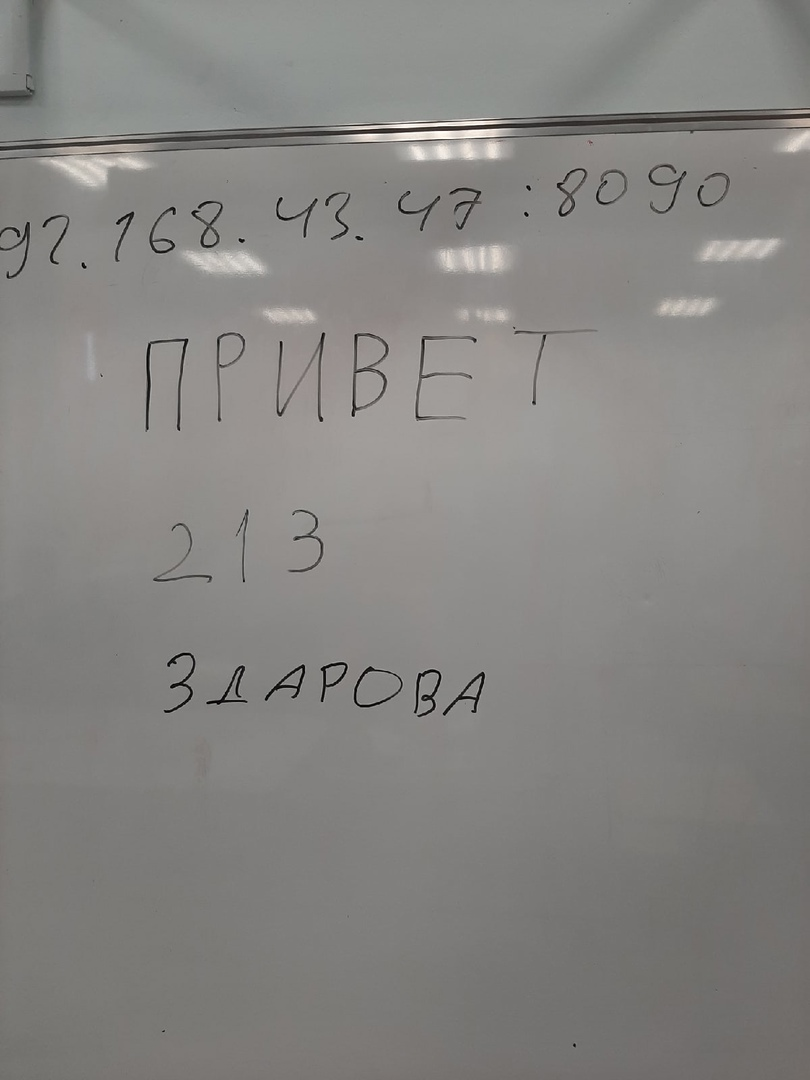
#> input picture ProjPhoto/Pics/EVbPCJGk9rM.jpg, 810 x 1080 px
$ python -i Neyro.py   (imports and definitions only)
#> lines starting #> are read from the running program, lines starting #| are printed output that depends on the picture; after the words box and inside, x2 and y2 are one past the last pixel; in counts of white or black regions, pixels touching at a corner belong together
from tkinter import *
from tkinter.filedialog import askopenfilename
import cv2
import pytesseract
from tkinter.ttk import Checkbutton

pytesseract.pytesseract.tesseract_cmd = r"C:\Program Files\Tesseract-OCR\tesseract.exe"


def run():
    filename = askopenfilename()
#> the answer given: Pics/EVbPCJGk9rM.jpg
    print(filename)
    image = cv2.imread(filename)
#> image is the input picture: shape (1080, 810, 3); mean B, G, R 129.6, 132.2, 133.7
    if var4.get() == 0:
        img = cv2.cvtColor(image, cv2.COLOR_BGR2RGB)
    else:
        gray = cv2.cvtColor(image, cv2.COLOR_BGR2GRAY)
        blur = cv2.GaussianBlur(gray, (3,3), 0)
        thresh = cv2.threshold(blur, 0, 255, cv2.THRESH_BINARY_INV + cv2.THRESH_OTSU)[1]
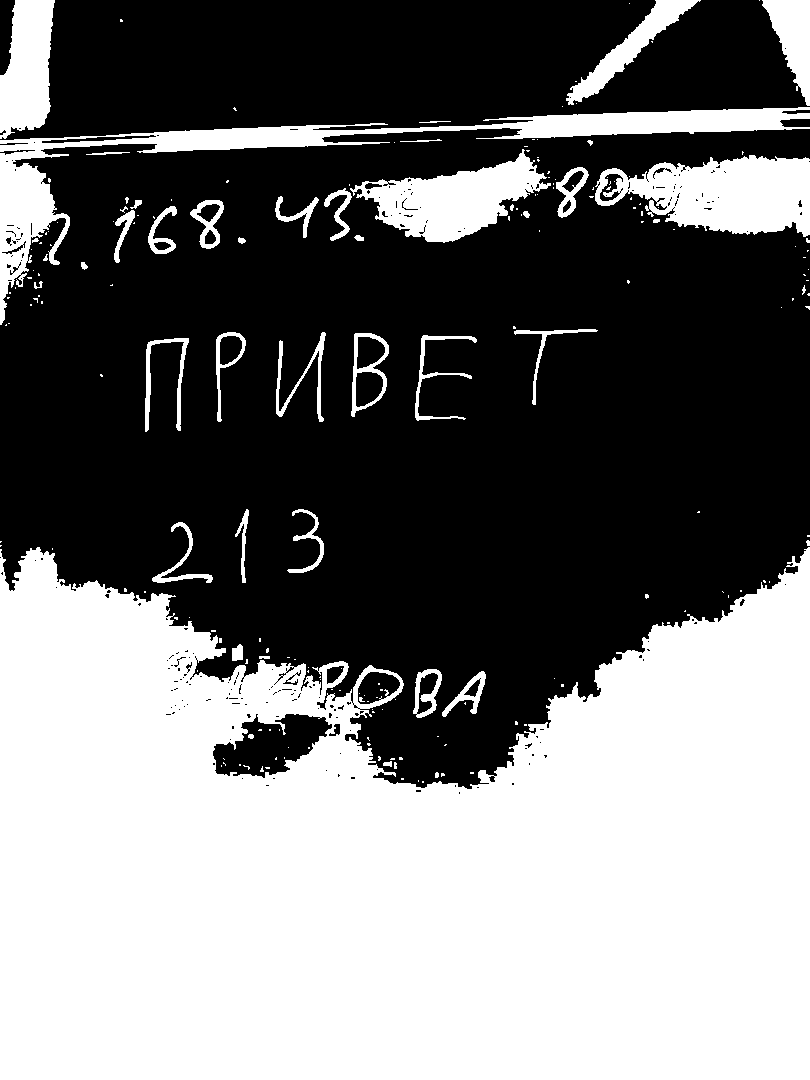
#> thresh: shape (1080, 810); 45.3% white; 204 white regions (160 under 20 px), largest, box (x1, y1, x2, y2) and area: (0, 547, 810, 1080) 335614, (0, 107, 810, 325) 17790, (595, 155, 810, 237) 11545
        kernel = cv2.getStructuringElement(cv2.MORPH_RECT, (3,3))
        opening = cv2.morphologyEx(thresh, cv2.MORPH_OPEN, kernel, iterations=1)
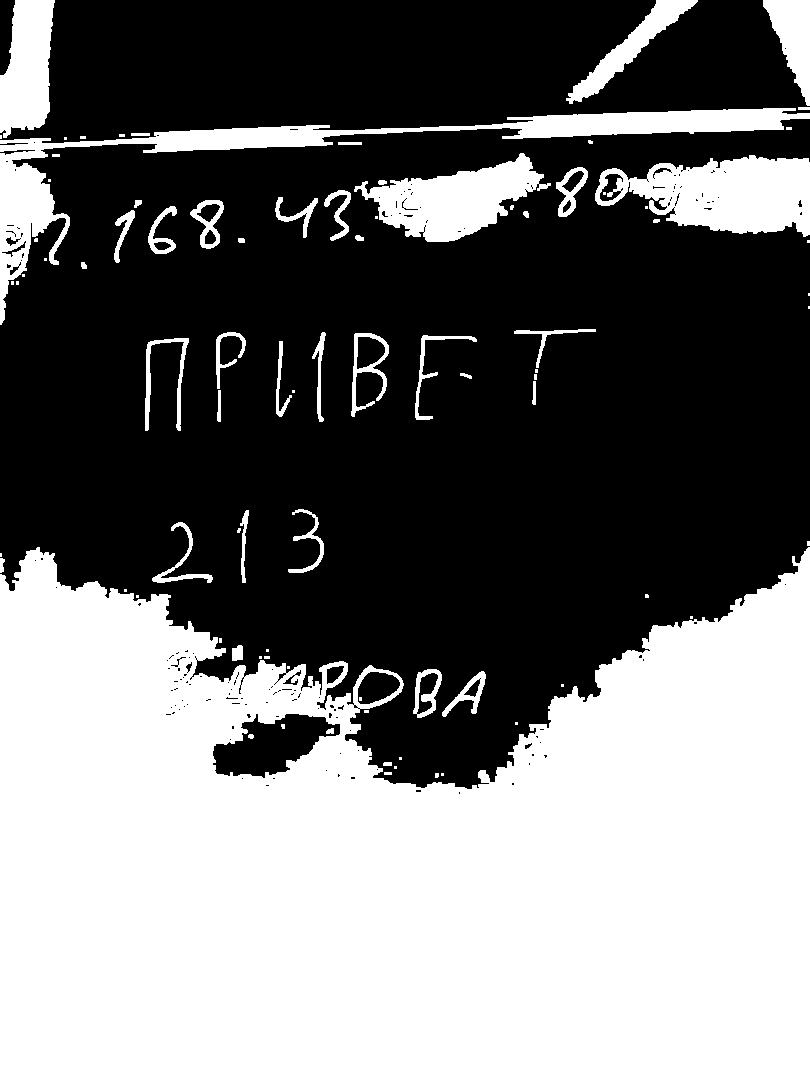
#> opening: shape (1080, 810); 45% white; 88 white regions (43 under 20 px), largest, box (x1, y1, x2, y2) and area: (0, 547, 810, 1080) 334649, (0, 108, 810, 325) 16902, (595, 155, 810, 237) 11330
        img = 255 - opening
        cv2.waitKey()

    config = r'--oem 3 --psm 6'
    config1 = '--psm 10'
    config2 = 'no digits -psm 7'
    language = 'rus+eng'
    if var1.get() == 1 and var2.get() == 1:
        language = 'rus+eng'
    elif var1.get() == 1:
        language = 'rus'
    elif var2.get() == 1:
        language = 'eng'

#> (the run stopped early here; a loop or call above may not have finished)
